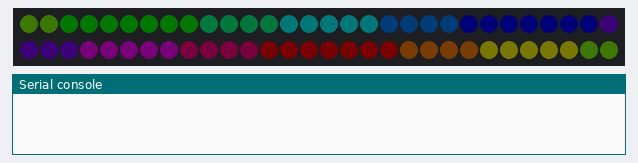
Recording of a program running on a simulated Raspberry Pi Pico running MicroPython. On the bench: 60 RGB LEDs in strip order, left to right, continuing on the next row, the last lines printed to the serial console. Dim RGB values are drawn brighter than linear; random numbers come from a fixed seed.

Above: at 0.47 s.
At 2.67 s:
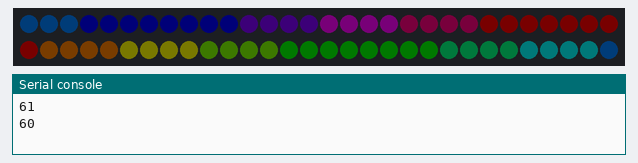
At 3.93 s:
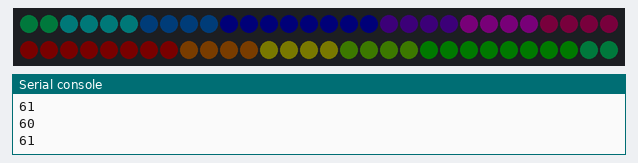
At 4.87 s:
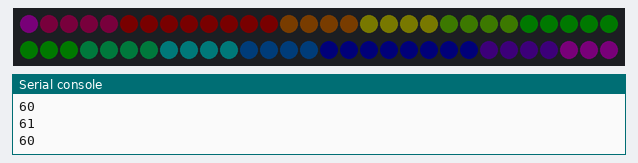
At 8.33 s:
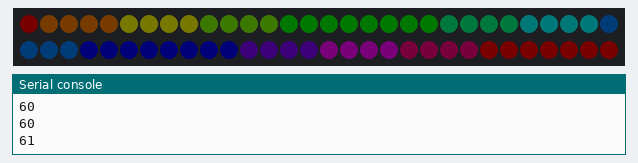
At 12.1 s:
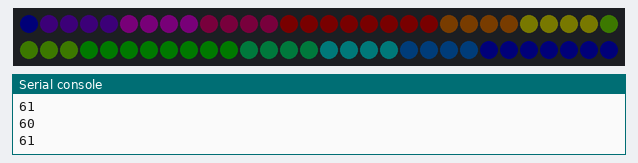

The program:

RGBtest.py
```python
from machine import Pin
import time,utime,random
from neopixel import NeoPixel
pin = Pin(7, Pin.OUT)
np = NeoPixel(pin,60)

R = 0
G = 0
B = 0
m = 0
X = 0
C = 0
def HSV2RGB(H,S,V):
    global R,G,B,m,X,C
    if H<0:
        H = H+360
    if H>359.9:
        H = H-360
    H = (H/60)
    C = V*S
    i = int(H)
    X = C * (1-abs(H%2 - 1))
    m = V - C
    if i==0:
        R = C
        G = X
        B = 0
    if i==1:
        R = X
        G = C
        B = 0
    if i==2:
        R = 0
        G = C
        B = X
    if i==3:
        R = 0
        G = X
        B = C
    if i==4:
        R = X
        G = 0
        B = C
    if i==5:
        R = C
        G = 0
        B = X
    #R = int((R+m)*255)
    #G = int((G+m)*255)
    #B = int((B+m)*255)
    if R == 65025:
        R = 255
        B = 0
    if G == 36720:
        G = 0
    #print("H:"+str(H*60)+"R:"+str((R+m)*255)+"G:"+str((G+m)*255)+"B:"+str((B+m)*255))
color =280
phase = 8
#H色度(0~360) S饱和度(0~1) V明度(0~1)
s =1
v = 0.5
while 0:
    color = color-0.5
    if color>=360:
        color=0
    if color<=0:
        color=359
    HSV2RGB(color,s,v)
    np[9] = (int((R+m)*255), int((G+m)*255), int((B+m)*255))
    np[0] = (int((R+m)*255), int((G+m)*255), int((B+m)*255))
    HSV2RGB(color+phase,s,v)
    np[1] = (int((R+m)*255), int((G+m)*255), int((B+m)*255))
    HSV2RGB(color+phase*2,s,v)
    np[2] = (int((R+m)*255), int((G+m)*255), int((B+m)*255))
    HSV2RGB(color+phase*2.5,s,v)
    np[4] = (int((R+m)*255), int((G+m)*255), int((B+m)*255))
    HSV2RGB(color+phase*3,s,v)
    np[3] = (int((R+m)*255), int((G+m)*255), int((B+m)*255))
    HSV2RGB(color+phase*5,s,v)
    np[6] = (int((R+m)*255), int((G+m)*255), int((B+m)*255))
    HSV2RGB(color+phase*6,s,v)
    np[5] = (int((R+m)*255), int((G+m)*255), int((B+m)*255))
    np[8] = (int((R+m)*255), int((G+m)*255), int((B+m)*255))
    HSV2RGB(color+phase*7,s,v)
    np[7] = (int((R+m)*255), int((G+m)*255), int((B+m)*255))
    #time.sleep(0.02)
    np.write()
while 0:
    for i in range(60):
        HSV2RGB(random.randint(0,360),s,random.randint(0,50)/100)
        np[i] = (int((R+m)*255), int((G+m)*255), int((B+m)*255))
        time.sleep(0.1)
    np.write()
while 0:
    col2or = color-2
    if color>=360:
        color=0
    if color<=0:
        color=359
    HSV2RGB(color,s,v)
    for i in range(30):
        HSV2RGB(color+i*3,1,1)
        #np[i] = (int((R+m)*255), int((G+m)*255), int((B+m)*255))
        np[i] = (100, 0,60)
    for i in range(30):
        np[i+30] = (0, 60,150)
    np.write()
while 0:
    for i in range(60):
        HSV2RGB(0,0,1)
        np[i] = (int((R+m)*255), int((G+m)*255), int((B+m)*255))
        time.sleep(0.00)
    np.write()


from machine import Timer
timee = 0
i = 0
def mPrint():
    global timee
    print(timee)
    timee = 0

tim = Timer(period=1000,mode=Timer.PERIODIC,callback =lambda t:mPrint())

while 1:
    timee=timee+1
    color = color-10
    if color>=360:
        color=0
    if color<=0:
        color=359
    for i in range(60):
        HSV2RGB(color+i*6,1,0.01)
        np[i] = (int((R+m)*255), int((G+m)*255), int((B+m)*255))
    np.write()
```

Measured:
- by itself, everything shown: repeats every 11.3 s, in 36 steps
